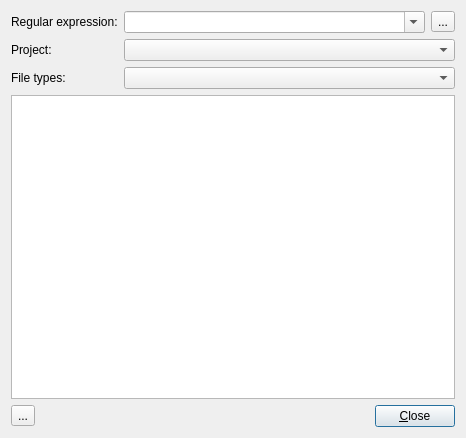
<?xml version="1.0" encoding="UTF-8"?>
<ui version="4.0">
 <class>SearchInFilesDialog</class>
 <widget class="QDialog" name="SearchInFilesDialog">
  <property name="geometry">
   <rect>
    <x>0</x>
    <y>0</y>
    <width>466</width>
    <height>438</height>
   </rect>
  </property>
  <property name="windowTitle">
   <string>Search in files</string>
  </property>
  <layout class="QVBoxLayout" name="verticalLayout">
   <item>
    <layout class="QGridLayout" name="gridLayout">
     <item row="2" column="0">
      <widget class="QLabel" name="label_3">
       <property name="text">
        <string>File types:</string>
       </property>
      </widget>
     </item>
     <item row="1" column="0">
      <widget class="QLabel" name="label_2">
       <property name="text">
        <string>Project:</string>
       </property>
      </widget>
     </item>
     <item row="0" column="0">
      <widget class="QLabel" name="label">
       <property name="text">
        <string>Regular expression:</string>
       </property>
      </widget>
     </item>
     <item row="0" column="1">
      <widget class="QComboBox" name="comboBoxRegExp">
       <property name="sizePolicy">
        <sizepolicy hsizetype="Expanding" vsizetype="Fixed">
         <horstretch>0</horstretch>
         <verstretch>0</verstretch>
        </sizepolicy>
       </property>
       <property name="toolTip">
        <string>Enter a regular expression to search for</string>
       </property>
       <property name="editable">
        <bool>true</bool>
       </property>
      </widget>
     </item>
     <item row="0" column="2">
      <widget class="QToolButton" name="toolButtonSearch">
       <property name="toolTip">
        <string>Search</string>
       </property>
       <property name="text">
        <string>...</string>
       </property>
       <property name="icon">
        <iconset theme="profex-index">
         <normaloff>.</normaloff>.</iconset>
       </property>
      </widget>
     </item>
     <item row="1" column="1" colspan="2">
      <widget class="QComboBox" name="comboBoxProject">
       <property name="toolTip">
        <string>Select in which projects to search</string>
       </property>
      </widget>
     </item>
     <item row="2" column="1" colspan="2">
      <widget class="QComboBox" name="comboBoxFileTypes">
       <property name="toolTip">
        <string>Select in which file types to search</string>
       </property>
      </widget>
     </item>
    </layout>
   </item>
   <item>
    <widget class="QTreeView" name="treeViewMatches"/>
   </item>
   <item>
    <layout class="QHBoxLayout" name="horizontalLayout_2">
     <item>
      <widget class="QToolButton" name="toolButtonExport">
       <property name="toolTip">
        <string>Export the results to a CSV file</string>
       </property>
       <property name="text">
        <string>...</string>
       </property>
       <property name="icon">
        <iconset theme="profex-save-as">
         <normaloff>.</normaloff>.</iconset>
       </property>
      </widget>
     </item>
     <item>
      <spacer name="horizontalSpacer">
       <property name="orientation">
        <enum>Qt::Horizontal</enum>
       </property>
       <property name="sizeHint" stdset="0">
        <size>
         <width>40</width>
         <height>20</height>
        </size>
       </property>
      </spacer>
     </item>
     <item>
      <widget class="QPushButton" name="pushButtonClose">
       <property name="text">
        <string>&amp;Close</string>
       </property>
      </widget>
     </item>
    </layout>
   </item>
  </layout>
 </widget>
 <tabstops>
  <tabstop>comboBoxRegExp</tabstop>
  <tabstop>toolButtonSearch</tabstop>
  <tabstop>comboBoxProject</tabstop>
  <tabstop>comboBoxFileTypes</tabstop>
  <tabstop>treeViewMatches</tabstop>
  <tabstop>toolButtonExport</tabstop>
  <tabstop>pushButtonClose</tabstop>
 </tabstops>
 <resources/>
 <connections>
  <connection>
   <sender>pushButtonClose</sender>
   <signal>clicked()</signal>
   <receiver>SearchInFilesDialog</receiver>
   <slot>close()</slot>
   <hints>
    <hint type="sourcelabel">
     <x>455</x>
     <y>427</y>
    </hint>
    <hint type="destinationlabel">
     <x>606</x>
     <y>457</y>
    </hint>
   </hints>
  </connection>
  <connection>
   <sender>toolButtonSearch</sender>
   <signal>clicked()</signal>
   <receiver>SearchInFilesDialog</receiver>
   <slot>search()</slot>
   <hints>
    <hint type="sourcelabel">
     <x>453</x>
     <y>33</y>
    </hint>
    <hint type="destinationlabel">
     <x>4</x>
     <y>392</y>
    </hint>
   </hints>
  </connection>
  <connection>
   <sender>toolButtonExport</sender>
   <signal>clicked()</signal>
   <receiver>SearchInFilesDialog</receiver>
   <slot>exportResults()</slot>
   <hints>
    <hint type="sourcelabel">
     <x>33</x>
     <y>426</y>
    </hint>
    <hint type="destinationlabel">
     <x>96</x>
     <y>402</y>
    </hint>
   </hints>
  </connection>
 </connections>
 <slots>
  <slot>search()</slot>
  <slot>exportResults()</slot>
 </slots>
</ui>
